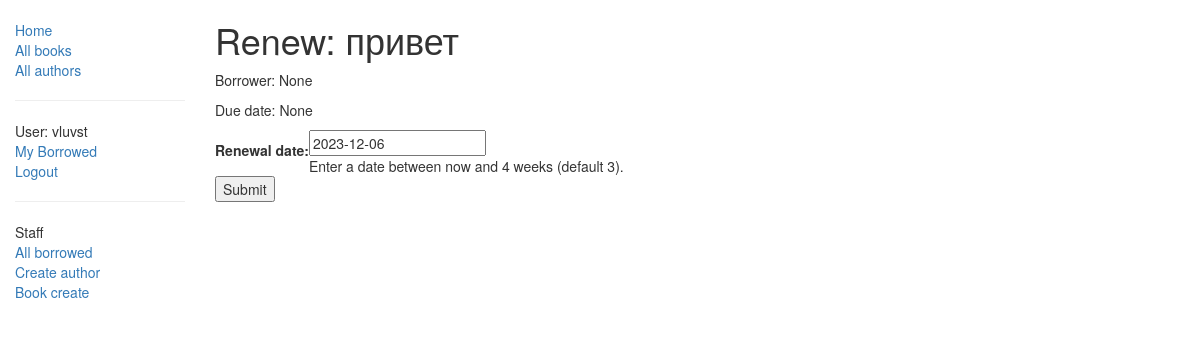
The page /catalog/book/c91900a9-795e-451d-b01b-4d6aee6b39e2/renew/ (signed in) on the database as committed earlier.
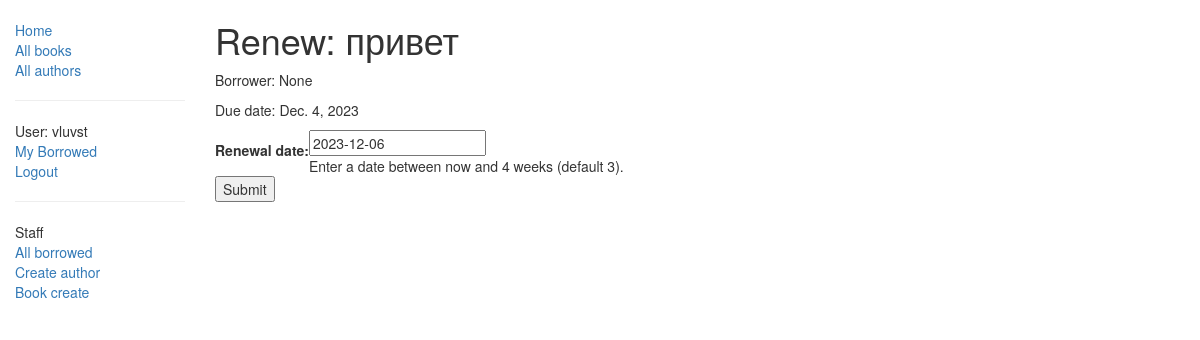
The same page on the database as committed later.
### catalog/models.py (models this page shows, shortened)
class BookInstance(models.Model):
    id = models.UUIDField(primary_key=True, default=uuid.uuid4, help_text="Unique ID for this particular book across whole library")
    book = models.ForeignKey('Book', on_delete=models.SET_NULL, null=True)
    imprint = models.CharField(max_length=200)
    due_back = models.DateField(null=True, blank=True)
    borrower = models.ForeignKey(settings.AUTH_USER_MODEL, on_delete=models.SET_NULL, null=True, blank=True)
    LOAN_STATUS = (
        ('m', 'Maintenance'),
        ('o', 'On loan'),
        ('a', 'Available'),
        ('r', 'Reserved'),
    )
    status = models.CharField(max_length=1, choices=LOAN_STATUS, blank=True, default='m', help_text='Book availability')
    @property
    def is_overdue(self):
        return bool(self.due_back and date.today() > self.due_back)
    class Meta:
        ordering = ["due_back"]
        permissions = (("can_mark_returned", "Set book as returned"),)

class Book(models.Model):
    title = models.CharField(max_length=200)
    author = models.ForeignKey('Author', on_delete=models.SET_NULL, null=True)
    summary = models.TextField(max_length=1000, help_text="Enter a brief description of the book")
    isbn = models.CharField('ISBN',max_length=13, help_text='13 Character <a href="https://www.isbn-international.org/content/what-isbn">ISBN number</a>')
    genre = models.ManyToManyField(Genre, help_text="Select a genre for this book")
    def display_genre(self):
        """
        Creates a string for the Genre. This is required to display genre in Admin.
        """
        return ', '.join([ genre.name for genre in self.genre.all()[:3] ])
    display_genre.short_description = 'Genre'

### catalog/views.py (the view)
# urls.py: path('book/<uuid:pk>/renew/', views.renew_book_librarian, name='renew-book-librarian'),
@login_required
@permission_required('catalog.can_mark_returned', raise_exception=True)
def renew_book_librarian(request, pk):
    book_instance = get_object_or_404(BookInstance, pk=pk)
    if request.method == 'POST':
        form = RenewBookForm(request.POST)
        if form.is_valid():
            book_instance.due_back = form.cleaned_data['renewal_date']
            book_instance.save()
            return HttpResponseRedirect(reverse('all-borrowed'))
    else:
        proposed_renewal_date = datetime.date.today() + datetime.timedelta(weeks=3)
        form = RenewBookForm(initial={'renewal_date': proposed_renewal_date})
    context = {
        'form': form,
        'book_instance': book_instance,
    }
    return render(request, 'catalog/book_renew_librarian.html', context)

### catalog/forms.py (shortened to what this page needs)
class RenewBookForm(forms.Form):
    renewal_date = forms.DateField(help_text="Enter a date between now and 4 weeks (default 3).")

### catalog/templates/catalog/book_renew_librarian.html (shortened to what this page needs)
{% extends "base_generic.html" %}
{% block content %}
  <h1>Renew: {{ book_instance.book.title }}</h1>
  <p>Borrower: {{ book_instance.borrower }}</p>
  <p {% if book_instance.is_overdue %} class="text-danger"{% endif %} >Due date: {{ book_instance.due_back }}</p>
  <form action="" method="post">
    <table>
    {{ form.as_table }}
    </table>
    <input type="submit" value="Submit">
  </form>
{% endblock %}

Rows that differ between the two databases and show on the page:
changed BookInstance "None": due_back "None" → "Dec. 4, 2023"
